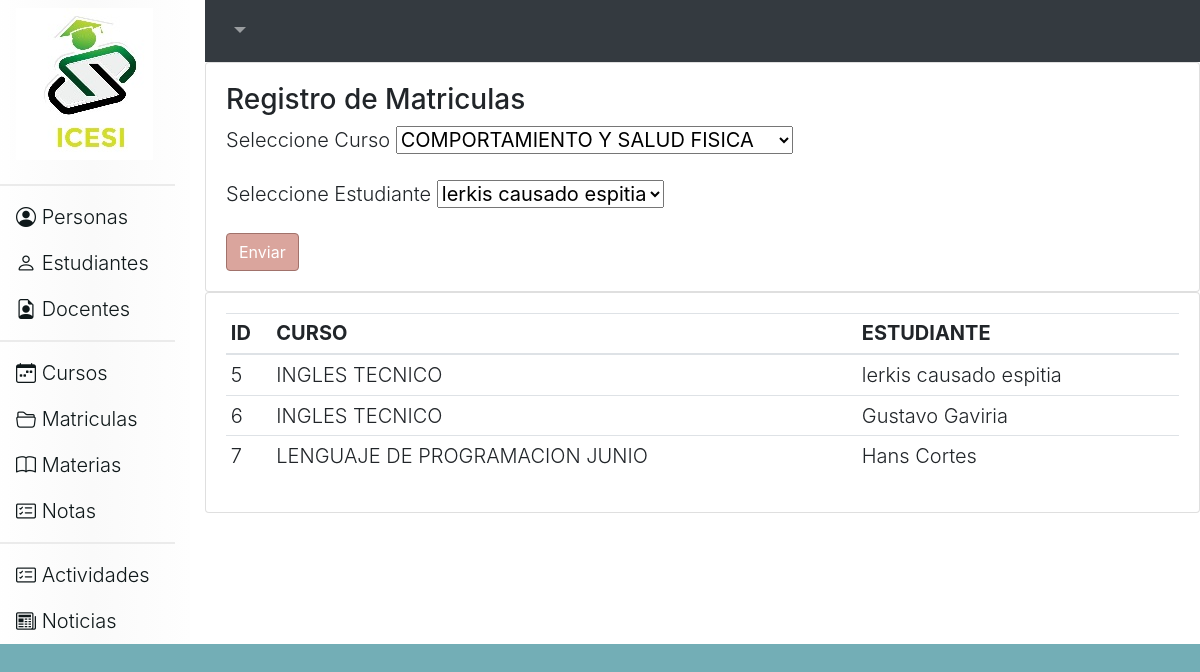
The app's page /matriculas, older data.
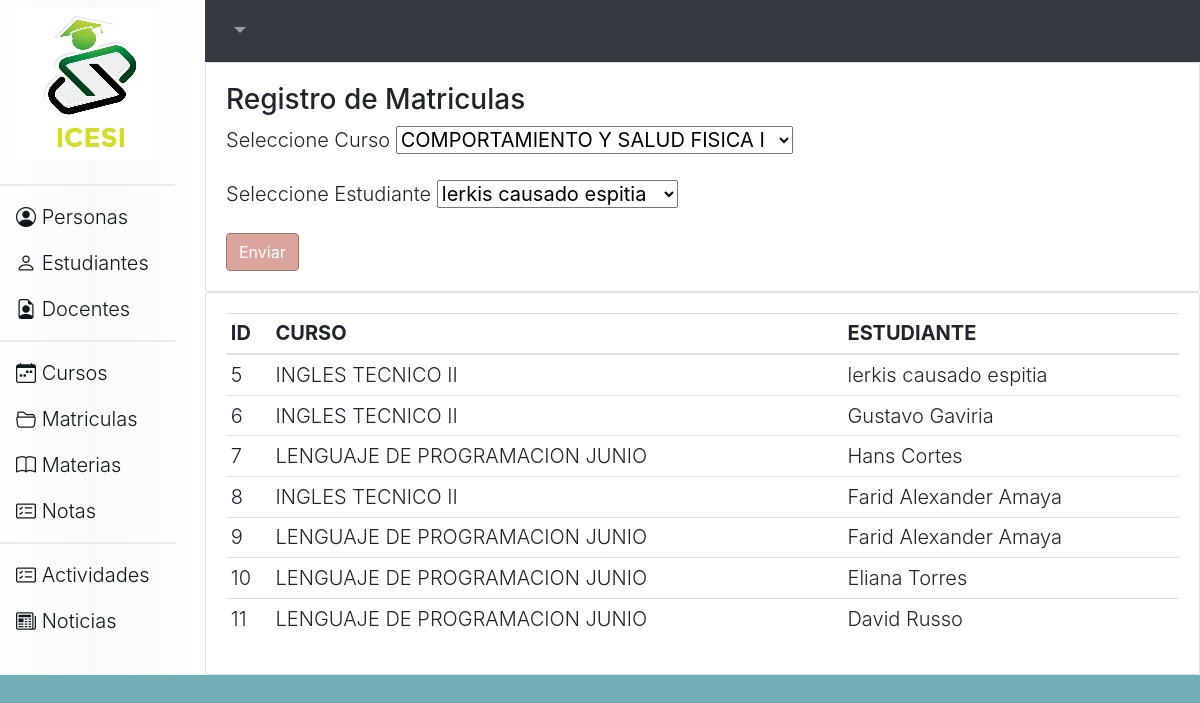
The same page, newer data.
### tables this page shows
CREATE TABLE `matriculas` (
  `id` integer PRIMARY KEY AUTOINCREMENT,
  `id_curso` integer NOT NULL,
  `id_estudiante` integer NOT NULL
  
);

CREATE TABLE `cursos` (
  `id` integer NOT NULL,
  `nombre_curso` char(30) DEFAULT NULL,
  PRIMARY KEY (`id`)
);

CREATE TABLE user (id integer PRIMARY KEY AUTOINCREMENT, nombre_usuario char (50) NOT NULL, telefono INTEGER (20), correo VARCHAR (30), direccion VARCHAR (50), id_rol integer NOT NULL);

### app.py (the view)
@app.route('/matriculas',methods=('GET','POST'))
def matriculas():
    if request.method == 'POST':
        idCurso=request.form.get('cboCurso')
        idEstudiante=request.form.get('cboEstudiante')
        r=controller.MatriculaGuardar(idCurso,idEstudiante)
    responseCurso=controller.CursosListar()
    responseEstudiante=controller.PersonaListar('ESTUDIANTE')
    response=controller.MatriculaListar()
    return render_template('matriculas.html',listaCurso=responseCurso, listaEstudiante=responseEstudiante,lista=response)

### controller.py (called while the page is built)
def Conectar():
    conexion= sqlite3.connect("ciclo3db.db")
    return conexion

def PersonaListar(rol):
    conn= Conectar()
    cursor= conn.execute("select `user`.id, `user`.nombre_usuario from `user` inner join roles on (`user`.id_rol=roles.id) where roles.nombre='"+rol+"';")
    return cursor.fetchall() #item
    conn.close()

def CursosListar():
    conn= Conectar()
    cursor= conn.execute("SELECT * FROM CURSOS")
    return cursor.fetchall() #item
    conn.close()

def MatriculaListar():
    conn= Conectar()
    cursor= conn.execute("select matriculas.id, cursos.nombre_curso,`user`.nombre_usuario from matriculas inner join cursos on (matriculas.id_curso=cursos.id) inner join `user` on (matriculas.id_estudiante=`user`.id)")
    return cursor.fetchall() #item
    conn.close()

### templates/matriculas.html (shortened to what this page needs)
{% extends 'head.html' %}
{% block contenido %}
    <nav class="navbar navbar-expand-lg navbar-dark bg-dark justify-content-end">
        <div class="collapse navbar-collapse" id="navbarNavDropdown">
            <ul class="navbar-nav">
                <li class="nav-item dropdown">
                    <a class="nav-link dropdown-toggle" href="#" id="navbarDropdownMenuLink" data-toggle="dropdown" aria-haspopup="true" aria-expanded="false">{% print(usuario) %}
                    </a>
                </li>
            </ul>
        </div>
    </nav>
    <div class="card">
        <div class="card-body">
            <h3>Registro de Matriculas</h3>
            <form action="/matriculas" method="POST">
                <div class="form-group">
                    <label for="exampleFormControlInput1">Seleccione Curso</label>
                    <select name="cboCurso">
                        {% for item in listaCurso %}
                            <option value="{{ item[0] }}">{{ item[1] }}</option>
                        {% endfor %}
                    </select>
                </div>
                <div class="form-group">
                    <label for="exampleFormControlInput1">Seleccione Estudiante</label>
                    <select name="cboEstudiante">
                        {% for item in listaEstudiante %}
                            <option value="{{ item[0] }}">{{ item[1] }}</option>
                        {% endfor %}
                    </select>
                </div>
                <button type="submit" class="asignar-deco btn btn-primary">Enviar</button>
            </form>
        </div>
    </div>
    <div class="card">
        <div class="card-body">
            <table class="table table-sm">
                <thead>
                    <tr>
                        <th>ID</th>
                        <th>CURSO</th>
                        <th>ESTUDIANTE</th>
                    </tr>
                </thead>
                <tbody>
                    {% for item in lista %}
                    <tr>
                        <td>{% print(item[0])%}</td>
                        <td>{% print(item[1])%}</td>
                        <td>{% print(item[2])%}</td>
                    </tr>
                    {% endfor %}
                </tbody>
            </table>
        </div>
    </div>
{% endblock %}

Row changes from the older to the newer data that the page shows:
changed cursos: nombre_curso "INGLES TECNICO" → "INGLES TECNICO II"
added matriculas: id "8", {{ print(item[1]) }} "INGLES TECNICO II"
added user: nombre_usuario "Farid Alexander Amaya"
added matriculas: id "9", {{ print(item[1]) }} "LENGUAJE DE PROGRAMACION JUNIO"
added matriculas: id "10", {{ print(item[1]) }} "LENGUAJE DE PROGRAMACION JUNIO"
now on this page (row unchanged): user: nombre_usuario "Eliana Torres"
added matriculas: id "11", {{ print(item[1]) }} "LENGUAJE DE PROGRAMACION JUNIO"
now on this page (row unchanged): user: nombre_usuario "David Russo"
Text that changed along with them:
form field cboCurso: "COMPORTAMIENTO Y SALUD FISICA" → "COMPORTAMIENTO Y SALUD FISICA I"
